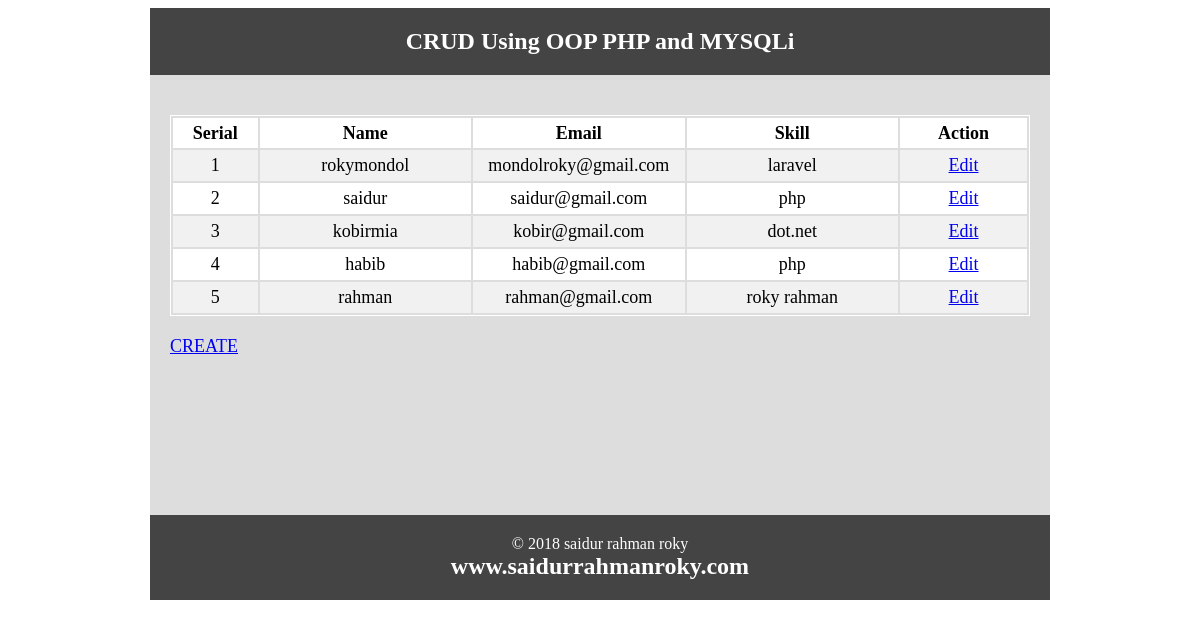
The page / on the database its author committed.
### tables this page shows
CREATE TABLE IF NOT EXISTS `tbl_user` (
  `id` int(11) NOT NULL AUTO_INCREMENT,
  `name` varchar(50) NOT NULL,
  `email` varchar(255) NOT NULL,
  `skill` varchar(50) NOT NULL,
  PRIMARY KEY (`id`)
);

### Database.php (called while the page is built, shortened)
<?php
class Database{
	public $host = DB_HOST;
	public $user = DB_USER;
	public $pass = DB_PASS;
	public $dbname = DB_NAME;
	public $link;
	private function connectDB(){
		$this ->link = new mysqli($this ->host , $this ->user, $this ->pass , $this ->dbname);
	}
	public function select($query){
		$result = $this ->link ->query($query) or die($this ->link ->error.__LINE__);
		if($result ->num_rows >0){
			return $result;
		}else{
			return false;
		}
	}
}

### index.php (the view, shortened to what this page needs)
<?php
include 'inc/header.php';
include 'Database.php';
?>
<?php
	$db= new Database();
	$query ="SELECT * FROM tbl_user";
	$read = $db ->select($query);
?>
<table class="tblone">
	<tr>
		<th width="10%">Serial</th>
		<th width="25%">Name</th>
		<th width="25%">Email</th>
		<th width="25%">Skill</th>
		<th width="15%">Action</th>
	</tr>
<?php if($read){?>
<?php
	$id = 1;
	while($row = $read ->fetch_assoc()){
?>
	<tr>
		<td><?php echo 	$id++;?></td>
		<td><?php echo $row['name'];?></td>
		<td><?php echo $row['email'];?></td>
		<td><?php echo $row['skill'];?></td>
		<td><a href="update.php?id=<?php echo urlencode($row['id']);?>">Edit</a></td>
	</tr>
<?php }?>
<?php }?>
</table>
<a href="create.php">CREATE</a>
<?php include 'inc/footer.php'; ?>

### inc/header.php (shortened to what this page needs)
<!doctype html>
<html>
<head>
</head>
<body>
<div class="phpcoding">
 <section class="headeroption">
  <h2><?php echo "CRUD Using OOP PHP and MYSQLi"; ?></h2>
 </section>
  <section class="maincontent">

### inc/footer.php
</section>
<section class="footeroption">
<p>© <?php echo date("Y"); ?> saidur rahman roky</p>
 <h2><?php echo "www.saidurrahmanroky.com"; ?></h2>
</section>
</div>
</body>
</html>

### rows shown on the page
tbl_user: name "rokymondol", email "mondolroky@gmail.com", skill "laravel"
tbl_user: name "saidur", email "saidur@gmail.com", skill "php"
tbl_user: name "kobirmia", email "kobir@gmail.com", skill "dot.net"
tbl_user: name "habib", email "habib@gmail.com", skill "php"
tbl_user: name "rahman", email "rahman@gmail.com", skill "roky rahman"
